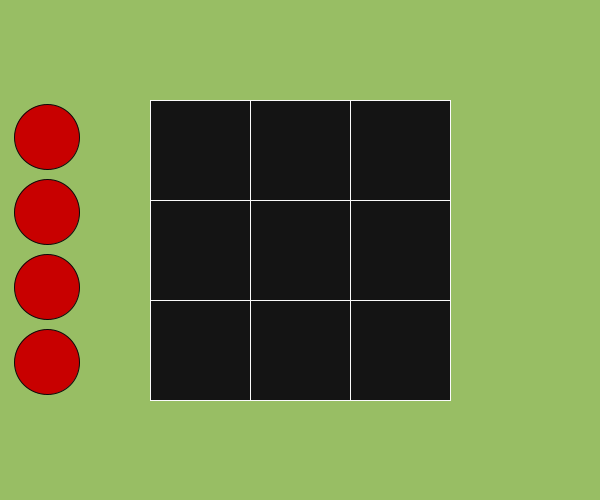
Frame 1 (no input)
Frame 60 (the mouse pressed at the canvas centre just before this capture): identical to frame 1, image omitted
Frame 120 (the mouse held since frame 60 and released just before this capture): identical to frame 1, image omitted

The Processing sketch that drew this single still picture (run headless with seeded random() and noise(); from frame 60 on, the mouse is pressed at the canvas centre):

// Processing sketch: Main
// ── Main.pde
int x,y,fila,columna,fitxesJ1=4,xJ1,yJ1;
int[][] taulell = new int[3][3];
boolean isMousePressed = false;
void setup(){
  //tamany de la finestra
  size(600,500);
  for(int i = 0; i < 3;i++){
    for(int j = 0; j < 3;j++){
      taulell[i][j] = 0;
    }
  }
}

void draw(){
  //Color de fons
  background(152,190,100);
  //Cordenadas d'inici del taulell 
 // x-> columne y-> fila
  x = 150;
  y = 100;
 //fitxes
  xJ1=47;
  yJ1 = 137;
  //ImprimirFitxes
  for(int i = 0; i < fitxesJ1;i++){
    stroke(10,10,10);
    fill(200,0,0);
    ellipse(xJ1,yJ1,65,65);
    yJ1+=75;
  }
  //Imprimir taulell
  for(int i = 0; i < 3;i++){
    for(int j = 0; j < 3;j++){
      fill(20,20,20);
      stroke(250,250,250);
      rect(x,y,100,100);
      x += 100;
    }
    x=150;
    y += 100;
  }
  //-----------
  //Apuntar cap a la matriu
  columna=0;
  for(int i = 150; i <= 350;i+=100){
     fila=0;
     //-------------
     for(int j = 100; j <= 300;j+=100){
       //l'if s'executa quan es està a sobre d'una de les casselles i agafa els valor de lila i columne 
       if(mouseX > i && mouseX < i+100  && mouseY > j && mouseY < j+100){
      //  println("Fila: "+ fila + " Columna: "+columna);
        
        //l'if s'executa si el ratolí es troba sobre la casella seleccionada
        if(isMousePressed){
         //taulell[fila][columna] = 1;
        }
      }
      if(fila<2){
        fila++;
      }
    } 
    //-------
    if(columna<2){
      columna++;
    }

}

  
}
//si el ratolí està apretat isMousePressed= true
void mousePressed(){
  isMousePressed = true;
  //imprimir taulell
    for(int i = 0; i < 3;i++){
    for(int j = 0; j < 3;j++){
     print(taulell[i][j]+" ");
    }
    println();
  }
}
//quan el ratolí és deixat d'apresar
void mouseReleased(){
  isMousePressed = false;
}
